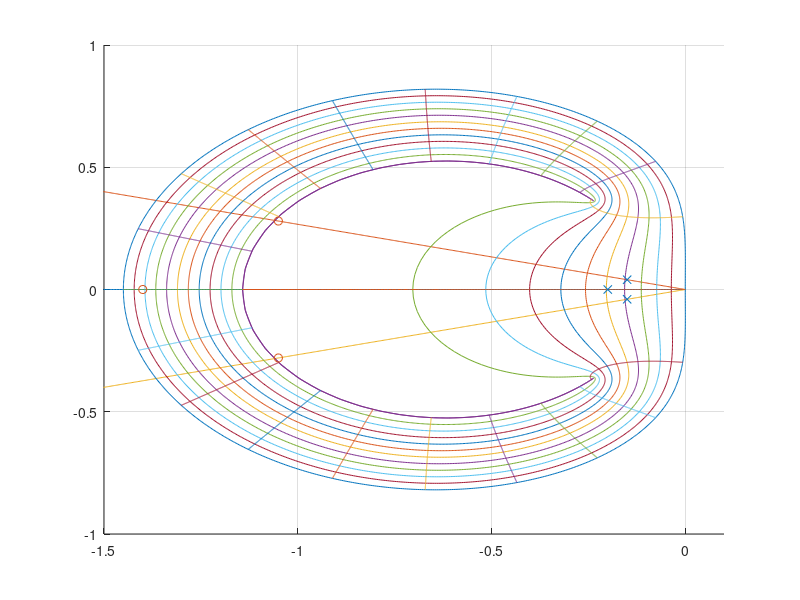

MATLAB code for this plot: (Note: this script raises an error after producing the figure.)
%Tyler Matthews
%System Simluation Midterm P3
close; clc; close all;

A = [-4.7, -1.55, -0.55; 0.3, -2.75, -0.35; 1.1, 1.85, -2.55]
B = [1; 0; -1]
C = [2, 1, 1]
D = [0]

%% PART A
lamda = eig(A)

%% PART B
Nt=21;
Nr=12;

theta=linspace(0,2*pi,1001); 
rho=linspace(0.6192,1,1001); 
tvec=linspace(0,2*pi,Nt);
rvec=linspace(0.6192,1,Nr);


T = linspace(0,1,1001);

hold on
plot(real(lamda(1)*T), imag(lamda(1)*T))
plot(real(lamda(2)*T), imag(lamda(2)*T))
plot(real(lamda(3)*T), imag(lamda(3)*T))
hold off



for k=1:length(rvec)
 z=rvec(k)*exp(i*theta);
 w=(z.^2-z.*1.45 + 0.45)./(z.*1.27-0.73);
 
 hold on
 plot(real(w), imag(w))
 hold off
end

for k=1:length(tvec)-1
 z=rho*exp(i*tvec(k));
 w=(z.^2-z.*1.45 + 0.45)./(z.*1.27-0.73);
 hold on
 plot(real(w), imag(w))
 hold off
end

grid on
axis([-1.5 0.1 -1 1])

%% PART C
stable_acc = 0.05;
stable_inacc = 0.35;
unstable = 1;

hold on
    plot(real(stable_acc * lamda), imag(stable_acc * lamda), 'x')
    plot(real(stable_inacc * lamda), imag(stable_inacc * lamda), 'o')
hold off

disp("Stable and accurate at T = " + stable_acc + " -> shown as 'x' on Figure 1");
disp("Stable and inaccurate at T = " + stable_inacc + " -> shown as 'o' on Figure 1");
disp("Unstable and inaccurate at T = " + unstable);

%% PART D
num = [0 1.27 -0.73];
den = [1 -1.45 0.45];

l1 = lamda * stable_acc
l2 = lamda * stable_inacc
l3 = lamda * unstable

stable_accurate_poles = roots(den - num*l1)
stable_inaccurate_poles = roots(den - num*l2)
unstable_inaccurate_poles = roots(den - num*l3)

%% PART E
N = 10000;
t = linspace(0,10,N);
u = ones(1,N);
fx1 = zeros(1,N);
fx2 = zeros(1,N);
fx3 = zeros(1,N);
x1 = zeros(1,N);
x2 = zeros(1,N);
x3 = zeros(1,N);
y = zeros(1,N);


    fx1(1) = -4.7*x1(1)-1.55*x2(1)-0.55*x3(1)+u(1);
    fx2(1) = 0.3*x1(1)-2.75*x2(1)-0.35*x3(1);
    fx3(1) = 1.1*x1(1)+1.85*x2(1)-2.55*x3(1)-u(1);

    x1(2) = 1.45*x1(1) + stable_acc * (1.27*fx1(1));
    x2(2) = 1.45*x2(1) + stable_acc * (1.27*fx2(1));
    x3(2) = 1.45*x3(1) + stable_acc * (1.27*fx3(1));
    
    y(1) = 0;
    y(2) = 2*x1(2) + x2(2) + x3(2);
    
for k = 3:N
    fx1(k-1) = -4.7*x1(k-1)-1.55*x2(k-1)-0.55*x3(k-1)+u(k-1);
    fx2(k-1) = 0.3*x1(k-1)-2.75*x2(k-1)-0.35*x3(k-1);
    fx3(k-1) = 1.1*x1(k-1)+1.85*x2(k-1)-2.55*x3(k-1)-u(k-1);

    x1(k) = 1.45*x1(k-1) - 0.45*x1(k-2) + stable_acc * (1.27*fx1(k-1) - 0.73*fx1(k-2));
    x2(k) = 1.45*x2(k-1) - 0.45*x2(k-2) + stable_acc * (1.27*fx2(k-1) - 0.73*fx2(k-2));
    x3(k) = 1.45*x3(k-1) - 0.45*x3(k-2) + stable_acc * (1.27*fx3(k-1) - 0.73*fx3(k-2));

    y(k) = 2*x1(k)+x2(k)+x3(k);
end
figure
plot(t,y)
xlim([0 0.1])
title('Stable and Accurate T')

N = 10000;
t = linspace(0,10,N);
u = ones(1,N);
fx1 = zeros(1,N);
fx2 = zeros(1,N);
fx3 = zeros(1,N);
x1 = zeros(1,N);
x2 = zeros(1,N);
x3 = zeros(1,N);
y = zeros(1,N);

    fx1(1) = -4.7*x1(1)-1.55*x2(1)-0.55*x3(1)+u(1);
    fx2(1) = 0.3*x1(1)-2.75*x2(1)-0.35*x3(1);
    fx3(1) = 1.1*x1(1)+1.85*x2(1)-2.55*x3(1)-u(1);

    x1(2) = 1.45*x1(1) + stable_inacc * (1.27*fx1(1));
    x2(2) = 1.45*x2(1) + stable_inacc * (1.27*fx2(1));
    x3(2) = 1.45*x3(1) + stable_inacc * (1.27*fx3(1));
    
    y(1) = 0;
    y(2) = 2*x1(2) + x2(2) + x3(2);
    
for k = 3:N
    fx1(k-1) = -4.7*x1(k-1)-1.55*x2(k-1)-0.55*x3(k-1)+u(k-1);
    fx2(k-1) = 0.3*x1(k-1)-2.75*x2(k-1)-0.35*x3(k-1);
    fx3(k-1) = 1.1*x1(k-1)+1.85*x2(k-1)-2.55*x3(k-1)-u(k-1);

    x1(k) = 1.45*x1(k-1) - 0.45*x1(k-2) + stable_inacc * (1.27*fx1(k-1) - 0.73*fx1(k-2));
    x2(k) = 1.45*x2(k-1) - 0.45*x2(k-2) + stable_inacc * (1.27*fx2(k-1) - 0.73*fx2(k-2));
    x3(k) = 1.45*x3(k-1) - 0.45*x3(k-2) + stable_inacc * (1.27*fx3(k-1) - 0.73*fx3(k-2));

    y(k) = 2*x1(k)+x2(k)+x3(k);
end
figure
plot(t,y)
xlim([0 0.1])
title('Stable and Inaccurate T')

N = 10000;
t = linspace(0,10,N);
u = ones(1,N);
fx1 = zeros(1,N);
fx2 = zeros(1,N);
fx3 = zeros(1,N);
x1 = zeros(1,N);
x2 = zeros(1,N);
x3 = zeros(1,N);
y = zeros(1,N);

    fx1(1) = -4.7*x1(1)-1.55*x2(1)-0.55*x3(1)+u(1);
    fx2(1) = 0.3*x1(1)-2.75*x2(1)-0.35*x3(1);
    fx3(1) = 1.1*x1(1)+1.85*x2(1)-2.55*x3(1)-u(1);

    x1(2) = 1.45*x1(1) + unstable * (1.27*fx1(1));
    x2(2) = 1.45*x2(1) + unstable * (1.27*fx2(1));
    x3(2) = 1.45*x3(1) + unstable * (1.27*fx3(1));
    
    y(1) = 0;
    y(2) = 2*x1(2) + x2(2) + x3(2);
    
for k = 3:N
    fx1(k-1) = -4.7*x1(k-1)-1.55*x2(k-1)-0.55*x3(k-1)+u(k-1);
    fx2(k-1) = 0.3*x1(k-1)-2.75*x2(k-1)-0.35*x3(k-1);
    fx3(k-1) = 1.1*x1(k-1)+1.85*x2(k-1)-2.55*x3(k-1)-u(k-1);

    x1(k) = 1.45*x1(k-1) - 0.45*x1(k-2) + unstable * (1.27*fx1(k-1) - 0.73*fx1(k-2));
    x2(k) = 1.45*x2(k-1) - 0.45*x2(k-2) + unstable * (1.27*fx2(k-1) - 0.73*fx2(k-2));
    x3(k) = 1.45*x3(k-1) - 0.45*x3(k-2) + unstable * (1.27*fx3(k-1) - 0.73*fx3(k-2));

    y(k) = 2*x1(k)+x2(k)+x3(k);
end
figure
plot(t,y)
xlim([0 0.1])
title('Unstable and Inaccurate T --> NOT REQUIRED FOR EXAM')